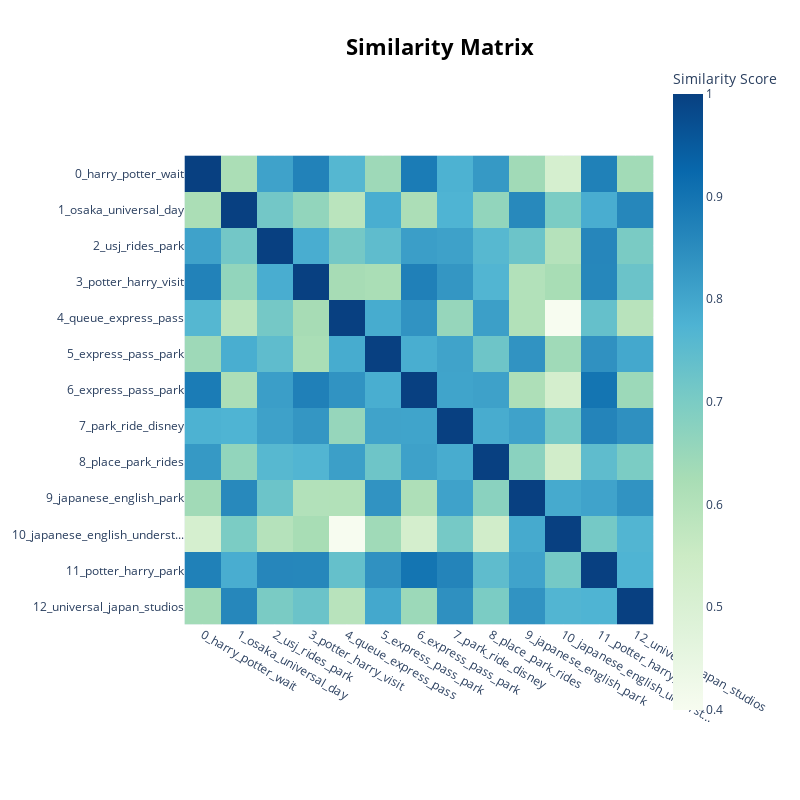

Here is the notebook cell this chart was saved with:
### Code cell
# visualize topic similarity
topic_model.visualize_heatmap()

### Figure 1 — Plotly figure (JSON) as saved in the notebook; plotly's stock layout.template omitted (floating-point values rounded to 4 significant figures; data arrays with more than 128 entries replaced by an {"elided": "..."} marker saying what was removed)
{"data": [{"coloraxis": "coloraxis", "hovertemplate": "x: %{x}<br>y: %{y}<br>Similarity Score: %{z}<extra></extra>", "name": "0", "type": "heatmap", "x": ["0_harry_potter_wait", "1_osaka_universal_day", "2_usj_rides_park", "3_potter_harry_visit", "4_queue_express_pass", "5_express_pass_park", "6_express_pass_park", "7_park_ride_disney", "8_place_park_rides", "9_japanese_english_park", "10_japanese_english_underst...", "11_potter_harry_park", "12_universal_japan_studios"], "xaxis": "x", "y": ["0_harry_potter_wait", "1_osaka_universal_day", "2_usj_rides_park", "3_potter_harry_visit", "4_queue_express_pass", "5_express_pass_park", "6_express_pass_park", "7_park_ride_disney", "8_place_park_rides", "9_japanese_english_park", "10_japanese_english_underst...", "11_potter_harry_park", "12_universal_japan_studios"], "yaxis": "y", "z": {"elided": "13x13 float values"}}], "layout": {"coloraxis": {"colorbar": {"title": {"text": "Similarity Score"}}, "colorscale": [[0, "rgb(247,252,240)"], [0.125, "rgb(224,243,219)"], [0.25, "rgb(204,235,197)"], [0.375, "rgb(168,221,181)"], [0.5, "rgb(123,204,196)"], [0.625, "rgb(78,179,211)"], [0.75, "rgb(43,140,190)"], [0.875, "rgb(8,104,172)"], [1, "rgb(8,64,129)"]]}, "height": 800, "hoverlabel": {"bgcolor": "white", "font": {"family": "Rockwell", "size": 16}}, "legend": {"title": {"text": "Trend"}}, "margin": {"t": 60}, "showlegend": true, "title": {"font": {"color": "Black", "size": 22}, "text": "<b>Similarity Matrix</b>", "x": 0.55, "xanchor": "center", "y": 0.95, "yanchor": "top"}, "width": 800, "xaxis": {"anchor": "y", "constrain": "domain", "domain": [0, 1], "scaleanchor": "y"}, "yaxis": {"anchor": "x", "autorange": "reversed", "constrain": "domain", "domain": [0, 1]}}}
